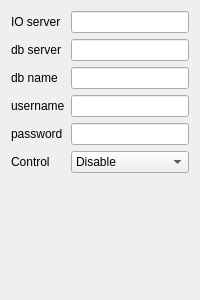
         <widget class="QWidget" name="tab_13">
          <attribute name="title">
           <string>Роу</string>
          </attribute>
          <layout class="QGridLayout" name="gridLayout_15">
           <item row="0" column="0">
            <widget class="QLabel" name="label_64">
             <property name="text">
              <string>IO server</string>
             </property>
            </widget>
           </item>
           <item row="0" column="1">
            <widget class="QLineEdit" name="le_ioserv_7"/>
           </item>
           <item row="1" column="0">
            <widget class="QLabel" name="label_63">
             <property name="text">
              <string>db server</string>
             </property>
            </widget>
           </item>
           <item row="1" column="1">
            <widget class="QLineEdit" name="le_dbserv_7"/>
           </item>
           <item row="2" column="0">
            <widget class="QLabel" name="label_62">
             <property name="text">
              <string>db name</string>
             </property>
            </widget>
           </item>
           <item row="2" column="1">
            <widget class="QLineEdit" name="le_dbname_7"/>
           </item>
           <item row="3" column="0">
            <widget class="QLabel" name="label_65">
             <property name="text">
              <string>username</string>
             </property>
            </widget>
           </item>
           <item row="3" column="1">
            <widget class="QLineEdit" name="le_username_7"/>
           </item>
           <item row="4" column="0">
            <widget class="QLabel" name="label_66">
             <property name="text">
              <string>password</string>
             </property>
            </widget>
           </item>
           <item row="4" column="1">
            <widget class="QLineEdit" name="le_passwd_7">
             <property name="inputMask">
              <string/>
             </property>
             <property name="text">
              <string/>
             </property>
            </widget>
           </item>
           <item row="5" column="0">
            <widget class="QLabel" name="label_61">
             <property name="text">
              <string>Control</string>
             </property>
            </widget>
           </item>
           <item row="5" column="1">
            <widget class="QComboBox" name="bxcMode_6">
             <item>
              <property name="text">
               <string>Disable</string>
              </property>
             </item>
             <item>
              <property name="text">
               <string>Enable</string>
              </property>
             </item>
            </widget>
           </item>
           <item row="6" column="0">
            <spacer name="verticalSpacer_13">
             <property name="orientation">
              <enum>Qt::Vertical</enum>
             </property>
             <property name="sizeHint" stdset="0">
              <size>
               <width>20</width>
               <height>116</height>
              </size>
             </property>
            </spacer>
           </item>
          </layout>
         </widget>
